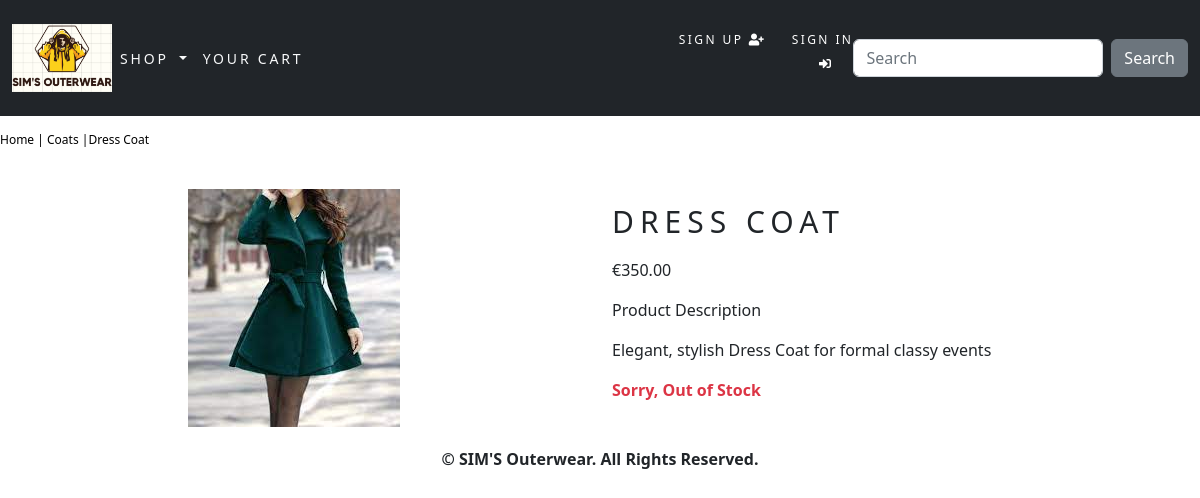
Screenshot of /6ae8ff6e-5810-4710-9617-565a7576c6f8/850a43d4-53a8-40f3-b06c-86d034c984c8/ with the database file from the repository.
### shop/models.py (models this page shows, shortened)
class Product(models.Model):
    id = models.UUIDField(
        primary_key=True,
        default=uuid.uuid4,
        editable=False)
    name = models.CharField(max_length=250, unique=True)
    description = models.TextField(blank = True)
    type = models.ForeignKey(Type, on_delete=models.CASCADE)
    price = models.DecimalField(max_digits=10, decimal_places=2)
    image = models.ImageField(upload_to = 'product', blank=True)
    stock = models.IntegerField()
    available = models.BooleanField(default=True)
    created = models.DateTimeField(auto_now_add=True, blank = True, null= True
)
    updated = models.DateTimeField(auto_now=True, blank = True, null= True)
    class Meta:
        ordering = ('name',)
        verbose_name = 'product'
        verbose_name_plural = 'products'

class Type(models.Model):
    id = models.UUIDField(
        primary_key=True,
        default=uuid.uuid4,
        editable=False)
    name = models.CharField(max_length=250, unique=True)
    description = models.TextField(blank = True)
    image = models.ImageField(upload_to = 'type', blank=True)
    class Meta:
        ordering = ('name',)
        verbose_name = 'type'
        verbose_name_plural = 'types'
    def get_absolute_url(self):
        return reverse('shop:products_by_type', args=[self.id])
    def __str__(self):
        return self.name

### shop/views.py (the view)
# urls.py: path('<uuid:type_id>/<uuid:product_id>/', views.product_detail, name = 'product_detail'),
def product_detail(request, type_id, product_id):
    product = get_object_or_404(Product, type_id=type_id, id=product_id)
    return render(request, 'shop/product.html', {'product':product})

### cart/context_processors.py (called while the page is built)
def counter(request):
    item_count = 0
    if 'admin' in request.path:
        return {}
    else:
        try:
            cart = Cart.objects.filter(cart_id=_cart_id(request))
            cart_items = CartItem.objects.all().filter(cart=cart[:1])
            for cart_item in cart_items:
                item_count += cart_item.quantity
        except Cart.DoesNotExist:
            item_count = 0
    return {'item_count':item_count}

### cart/views.py (called while the page is built)
def _cart_id(request):
    cart = request.session.session_key
    if not cart:
        cart = request.session.create()
    return cart

### shop/context_processors.py (called while the page is built)
def menu_links(request):
    links = Type.objects.all()
    return {'links':links}

### shop/templates/shop/product.html (shortened to what this page needs)
{% extends "base.html" %}
{% load static %}
{% block content %}
    <div class="row my_prod_row_class">
        <div class="mx-auto">
            <p><a href="{% url 'shop:all_products' %}">Home</a> | <a href="{{product.type.get_url }}">{{product.type}}</a> |{{product.name}}</p>
        </div>
        <div class="container">
            <br>
            <div class="row">
                <div class="cl-12 col-sm-12 col-md-12 col-lg-6 text-center">
                    <div style="min-width: 18rem;">
                        <img src="{{product.image.url}}" alt="{{product.name}}">
                    </div>
                </div>
                <div class="col-12 col-sm-12 col-md-12 col-lg-6">
                    <div>
                        <h1 class="my_prod_title">{{product.name}}</h1>
                        <p>€{{product.price}}</p>
                        <p class="my_title">Product Description</p>
                        <p class="text-justify my_prod_text">{{product.description}}</p>
                        {% if product.stock == 0%}
                            <p class="text-justify my_prod_text text-danger"><b>Sorry, Out of Stock</b></p>
                        {% else %}
                            <a class="btn btn-primary" href="{% url 'cart:add_cart' product.id %}">Add to Cart <i class="fa fa-shopping-cart"></i></a>
                        {% endif %}
                    </div>
                </div>
            </div>
        </div>
    </div>
{% endblock %}

### static/css/custom.css (style rules this page uses)
.my_prod_row_class { padding-top: 15px; padding-bottom: 20px; }
.my_prod_row_class .mx-auto p { color: #000; font-size: 12px; }
.my_prod_row_class .mx-auto p a { color: #000; font-size: 12px; text-decoration: none; }
.my_prod_title { font-size: 30px; text-transform: uppercase; letter-spacing: .2em; padding-top: 15px; padding-bottom: 10px; }
.my_prod_text { padding-right: 20px; }

### rows the page displays
Product: type "Coats", name "Dress Coat", image (picture), name "DRESS COAT", price "350.00", description "Elegant, stylish Dress Coat for formal classy events"
